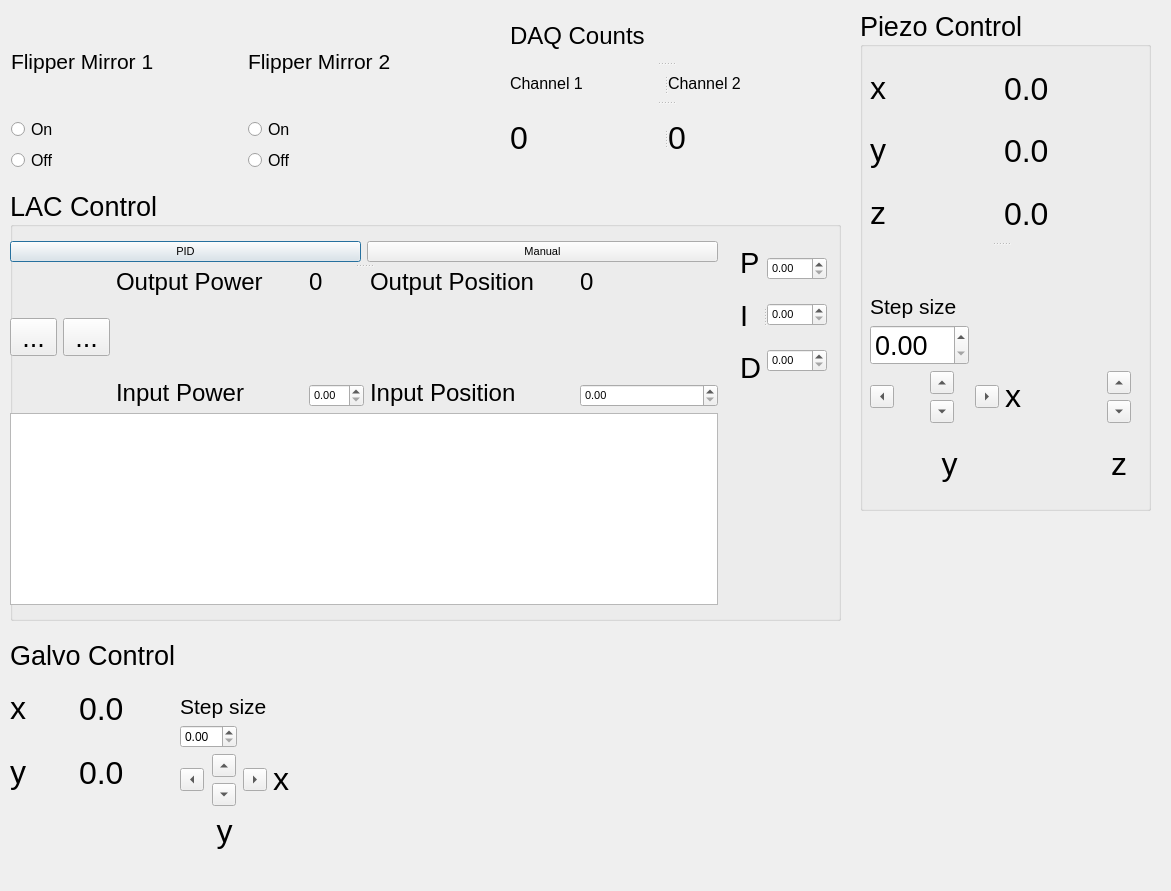
<?xml version="1.0" encoding="UTF-8"?>
<ui version="4.0">
 <class>Dialog</class>
 <widget class="QDialog" name="Dialog">
  <property name="geometry">
   <rect>
    <x>0</x>
    <y>0</y>
    <width>1171</width>
    <height>891</height>
   </rect>
  </property>
  <property name="windowTitle">
   <string>Dialog</string>
  </property>
  <widget class="QGroupBox" name="groupBox">
   <property name="geometry">
    <rect>
     <x>860</x>
     <y>10</y>
     <width>291</width>
     <height>501</height>
    </rect>
   </property>
   <property name="font">
    <font>
     <pointsize>20</pointsize>
    </font>
   </property>
   <property name="title">
    <string>Piezo Control</string>
   </property>
   <widget class="QSplitter" name="splitter_6">
    <property name="geometry">
     <rect>
      <x>10</x>
      <y>50</y>
      <width>261</width>
      <height>441</height>
     </rect>
    </property>
    <property name="orientation">
     <enum>Qt::Vertical</enum>
    </property>
    <widget class="QSplitter" name="splitter_5">
     <property name="orientation">
      <enum>Qt::Horizontal</enum>
     </property>
     <widget class="QSplitter" name="splitter">
      <property name="orientation">
       <enum>Qt::Vertical</enum>
      </property>
      <widget class="QWidget" name="layoutWidget">
       <layout class="QVBoxLayout" name="verticalLayout_12">
        <item>
         <layout class="QHBoxLayout" name="horizontalLayout_9">
          <item>
           <layout class="QVBoxLayout" name="verticalLayout_3">
            <item>
             <widget class="QLabel" name="xVal_2">
              <property name="font">
               <font>
                <pointsize>24</pointsize>
               </font>
              </property>
              <property name="text">
               <string>&lt;html&gt;&lt;head/&gt;&lt;body&gt;&lt;p&gt;x&lt;/p&gt;&lt;/body&gt;&lt;/html&gt;</string>
              </property>
             </widget>
            </item>
            <item>
             <widget class="QLabel" name="xVal_3">
              <property name="font">
               <font>
                <pointsize>24</pointsize>
               </font>
              </property>
              <property name="text">
               <string>&lt;html&gt;&lt;head/&gt;&lt;body&gt;&lt;p&gt;y&lt;/p&gt;&lt;/body&gt;&lt;/html&gt;</string>
              </property>
             </widget>
            </item>
            <item>
             <widget class="QLabel" name="xVal_4">
              <property name="font">
               <font>
                <pointsize>24</pointsize>
               </font>
              </property>
              <property name="text">
               <string>&lt;html&gt;&lt;head/&gt;&lt;body&gt;&lt;p&gt;z&lt;/p&gt;&lt;/body&gt;&lt;/html&gt;</string>
              </property>
             </widget>
            </item>
           </layout>
          </item>
          <item>
           <layout class="QVBoxLayout" name="verticalLayout_4">
            <item>
             <widget class="QLabel" name="xVal">
              <property name="font">
               <font>
                <pointsize>24</pointsize>
               </font>
              </property>
              <property name="text">
               <string>0.0</string>
              </property>
             </widget>
            </item>
            <item>
             <widget class="QLabel" name="yVal">
              <property name="font">
               <font>
                <pointsize>24</pointsize>
               </font>
              </property>
              <property name="text">
               <string>0.0</string>
              </property>
             </widget>
            </item>
            <item>
             <widget class="QLabel" name="zVal">
              <property name="font">
               <font>
                <pointsize>24</pointsize>
               </font>
              </property>
              <property name="text">
               <string>0.0</string>
              </property>
             </widget>
            </item>
           </layout>
          </item>
         </layout>
        </item>
       </layout>
      </widget>
     </widget>
    </widget>
    <widget class="QWidget" name="layoutWidget">
     <layout class="QGridLayout" name="gridLayout">
      <item row="4" column="1">
       <widget class="QLabel" name="xVal_5">
        <property name="font">
         <font>
          <pointsize>24</pointsize>
         </font>
        </property>
        <property name="text">
         <string>&lt;html&gt;&lt;head/&gt;&lt;body&gt;&lt;p&gt;y&lt;/p&gt;&lt;/body&gt;&lt;/html&gt;</string>
        </property>
        <property name="alignment">
         <set>Qt::AlignCenter</set>
        </property>
       </widget>
      </item>
      <item row="2" column="0" rowspan="2">
       <widget class="QToolButton" name="leftButton">
        <property name="text">
         <string>...</string>
        </property>
        <property name="toolButtonStyle">
         <enum>Qt::ToolButtonIconOnly</enum>
        </property>
        <property name="arrowType">
         <enum>Qt::LeftArrow</enum>
        </property>
       </widget>
      </item>
      <item row="1" column="0" colspan="2">
       <widget class="QDoubleSpinBox" name="StepSize"/>
      </item>
      <item row="0" column="0" colspan="4">
       <widget class="QLabel" name="label_10">
        <property name="font">
         <font>
          <pointsize>16</pointsize>
         </font>
        </property>
        <property name="text">
         <string>&lt;html&gt;&lt;head/&gt;&lt;body&gt;&lt;p&gt;Step size&lt;/p&gt;&lt;/body&gt;&lt;/html&gt;</string>
        </property>
        <property name="alignment">
         <set>Qt::AlignBottom|Qt::AlignLeading|Qt::AlignLeft</set>
        </property>
       </widget>
      </item>
      <item row="2" column="4">
       <widget class="QToolButton" name="zUpButton">
        <property name="text">
         <string>...</string>
        </property>
        <property name="toolButtonStyle">
         <enum>Qt::ToolButtonIconOnly</enum>
        </property>
        <property name="arrowType">
         <enum>Qt::UpArrow</enum>
        </property>
       </widget>
      </item>
      <item row="2" column="1">
       <widget class="QToolButton" name="upButton">
        <property name="text">
         <string>...</string>
        </property>
        <property name="toolButtonStyle">
         <enum>Qt::ToolButtonIconOnly</enum>
        </property>
        <property name="arrowType">
         <enum>Qt::UpArrow</enum>
        </property>
       </widget>
      </item>
      <item row="3" column="1">
       <widget class="QToolButton" name="downButton">
        <property name="text">
         <string>...</string>
        </property>
        <property name="toolButtonStyle">
         <enum>Qt::ToolButtonIconOnly</enum>
        </property>
        <property name="arrowType">
         <enum>Qt::DownArrow</enum>
        </property>
       </widget>
      </item>
      <item row="4" column="4">
       <widget class="QLabel" name="xVal_7">
        <property name="font">
         <font>
          <pointsize>24</pointsize>
         </font>
        </property>
        <property name="text">
         <string>&lt;html&gt;&lt;head/&gt;&lt;body&gt;&lt;p&gt;z&lt;/p&gt;&lt;/body&gt;&lt;/html&gt;</string>
        </property>
        <property name="alignment">
         <set>Qt::AlignCenter</set>
        </property>
       </widget>
      </item>
      <item row="2" column="3" rowspan="2">
       <widget class="QLabel" name="xVal_6">
        <property name="font">
         <font>
          <pointsize>24</pointsize>
         </font>
        </property>
        <property name="text">
         <string>&lt;html&gt;&lt;head/&gt;&lt;body&gt;&lt;p&gt;x&lt;/p&gt;&lt;/body&gt;&lt;/html&gt;</string>
        </property>
       </widget>
      </item>
      <item row="2" column="2" rowspan="2">
       <widget class="QToolButton" name="rightButton">
        <property name="text">
         <string>...</string>
        </property>
        <property name="toolButtonStyle">
         <enum>Qt::ToolButtonIconOnly</enum>
        </property>
        <property name="arrowType">
         <enum>Qt::RightArrow</enum>
        </property>
       </widget>
      </item>
      <item row="3" column="4">
       <widget class="QToolButton" name="zDownButton">
        <property name="text">
         <string>...</string>
        </property>
        <property name="toolButtonStyle">
         <enum>Qt::ToolButtonIconOnly</enum>
        </property>
        <property name="arrowType">
         <enum>Qt::DownArrow</enum>
        </property>
       </widget>
      </item>
     </layout>
    </widget>
   </widget>
  </widget>
  <widget class="QGroupBox" name="groupBox_2">
   <property name="geometry">
    <rect>
     <x>10</x>
     <y>190</y>
     <width>831</width>
     <height>431</height>
    </rect>
   </property>
   <property name="font">
    <font>
     <pointsize>20</pointsize>
    </font>
   </property>
   <property name="title">
    <string>LAC Control</string>
   </property>
   <widget class="QSplitter" name="splitter_3">
    <property name="geometry">
     <rect>
      <x>0</x>
      <y>50</y>
      <width>708</width>
      <height>365</height>
     </rect>
    </property>
    <property name="orientation">
     <enum>Qt::Vertical</enum>
    </property>
    <widget class="QSplitter" name="splitter_2">
     <property name="orientation">
      <enum>Qt::Vertical</enum>
     </property>
     <widget class="QWidget" name="layoutWidget">
      <layout class="QHBoxLayout" name="horizontalLayout_10">
       <item>
        <widget class="QPushButton" name="PIDbutton">
         <property name="font">
          <font>
           <pointsize>8</pointsize>
          </font>
         </property>
         <property name="text">
          <string>PID</string>
         </property>
        </widget>
       </item>
       <item>
        <widget class="QPushButton" name="manualButton">
         <property name="font">
          <font>
           <pointsize>8</pointsize>
          </font>
         </property>
         <property name="text">
          <string>Manual</string>
         </property>
        </widget>
       </item>
      </layout>
     </widget>
    </widget>
    <widget class="QWidget" name="layoutWidget">
     <layout class="QVBoxLayout" name="verticalLayout_7">
      <item>
       <layout class="QHBoxLayout" name="horizontalLayout_8">
        <item>
         <layout class="QHBoxLayout" name="horizontalLayout_4">
          <item>
           <layout class="QHBoxLayout" name="horizontalLayout_2">
            <item>
             <widget class="QToolButton" name="startButton">
              <property name="text">
               <string>...</string>
              </property>
              <property name="icon">
               <iconset>
                <normaloff>../../artwork/icons/qudiTheme/22x22/start-counter.png</normaloff>../../artwork/icons/qudiTheme/22x22/start-counter.png</iconset>
              </property>
             </widget>
            </item>
            <item>
             <widget class="QToolButton" name="stopButton">
              <property name="text">
               <string>...</string>
              </property>
              <property name="icon">
               <iconset>
                <normaloff>../../artwork/icons/qudiTheme/22x22/stop-counter.png</normaloff>../../artwork/icons/qudiTheme/22x22/stop-counter.png</iconset>
              </property>
             </widget>
            </item>
           </layout>
          </item>
          <item>
           <layout class="QHBoxLayout" name="horizontalLayout_3">
            <item>
             <layout class="QVBoxLayout" name="verticalLayout_5">
              <item>
               <widget class="QLabel" name="label_3">
                <property name="font">
                 <font>
                  <pointsize>18</pointsize>
                 </font>
                </property>
                <property name="text">
                 <string>Output Power</string>
                </property>
               </widget>
              </item>
              <item>
               <spacer name="verticalSpacer_3">
                <property name="orientation">
                 <enum>Qt::Vertical</enum>
                </property>
                <property name="sizeHint" stdset="0">
                 <size>
                  <width>20</width>
                  <height>40</height>
                 </size>
                </property>
               </spacer>
              </item>
              <item>
               <widget class="QLabel" name="label_4">
                <property name="font">
                 <font>
                  <pointsize>18</pointsize>
                 </font>
                </property>
                <property name="text">
                 <string>Input Power</string>
                </property>
               </widget>
              </item>
             </layout>
            </item>
            <item>
             <spacer name="horizontalSpacer_3">
              <property name="orientation">
               <enum>Qt::Horizontal</enum>
              </property>
              <property name="sizeType">
               <enum>QSizePolicy::Fixed</enum>
              </property>
              <property name="sizeHint" stdset="0">
               <size>
                <width>40</width>
                <height>20</height>
               </size>
              </property>
             </spacer>
            </item>
           </layout>
          </item>
          <item>
           <layout class="QVBoxLayout" name="verticalLayout_6">
            <item>
             <widget class="QLabel" name="powerOutput">
              <property name="font">
               <font>
                <pointsize>18</pointsize>
               </font>
              </property>
              <property name="text">
               <string>0</string>
              </property>
             </widget>
            </item>
            <item>
             <spacer name="verticalSpacer_4">
              <property name="orientation">
               <enum>Qt::Vertical</enum>
              </property>
              <property name="sizeHint" stdset="0">
               <size>
                <width>55</width>
                <height>13</height>
               </size>
              </property>
             </spacer>
            </item>
            <item>
             <widget class="QDoubleSpinBox" name="powerInput">
              <property name="font">
               <font>
                <pointsize>8</pointsize>
               </font>
              </property>
             </widget>
            </item>
           </layout>
          </item>
         </layout>
        </item>
        <item>
         <layout class="QHBoxLayout" name="horizontalLayout_5">
          <item>
           <layout class="QHBoxLayout" name="horizontalLayout_6">
            <item>
             <layout class="QVBoxLayout" name="verticalLayout_8">
              <item>
               <widget class="QLabel" name="label_5">
                <property name="font">
                 <font>
                  <pointsize>18</pointsize>
                 </font>
                </property>
                <property name="text">
                 <string>Output Position</string>
                </property>
               </widget>
              </item>
              <item>
               <spacer name="verticalSpacer_6">
                <property name="orientation">
                 <enum>Qt::Vertical</enum>
                </property>
                <property name="sizeHint" stdset="0">
                 <size>
                  <width>20</width>
                  <height>40</height>
                 </size>
                </property>
               </spacer>
              </item>
              <item>
               <widget class="QLabel" name="label_6">
                <property name="font">
                 <font>
                  <pointsize>18</pointsize>
                 </font>
                </property>
                <property name="text">
                 <string>Input Position</string>
                </property>
               </widget>
              </item>
             </layout>
            </item>
            <item>
             <spacer name="horizontalSpacer_4">
              <property name="orientation">
               <enum>Qt::Horizontal</enum>
              </property>
              <property name="sizeType">
               <enum>QSizePolicy::Fixed</enum>
              </property>
              <property name="sizeHint" stdset="0">
               <size>
                <width>40</width>
                <height>20</height>
               </size>
              </property>
             </spacer>
            </item>
            <item>
             <layout class="QVBoxLayout" name="verticalLayout_9">
              <item>
               <widget class="QLabel" name="posOutput">
                <property name="font">
                 <font>
                  <pointsize>18</pointsize>
                 </font>
                </property>
                <property name="text">
                 <string>0</string>
                </property>
               </widget>
              </item>
              <item>
               <spacer name="verticalSpacer_7">
                <property name="orientation">
                 <enum>Qt::Vertical</enum>
                </property>
                <property name="sizeHint" stdset="0">
                 <size>
                  <width>55</width>
                  <height>13</height>
                 </size>
                </property>
               </spacer>
              </item>
              <item>
               <widget class="QDoubleSpinBox" name="posInput">
                <property name="font">
                 <font>
                  <pointsize>8</pointsize>
                 </font>
                </property>
               </widget>
              </item>
             </layout>
            </item>
           </layout>
          </item>
         </layout>
        </item>
       </layout>
      </item>
      <item>
       <widget class="PlotWidget" name="positionTrace"/>
      </item>
     </layout>
    </widget>
   </widget>
   <widget class="QSplitter" name="splitter_4">
    <property name="geometry">
     <rect>
      <x>730</x>
      <y>50</y>
      <width>87</width>
      <height>151</height>
     </rect>
    </property>
    <property name="orientation">
     <enum>Qt::Horizontal</enum>
    </property>
    <widget class="QWidget" name="layoutWidget">
     <layout class="QVBoxLayout" name="verticalLayout_10">
      <item>
       <widget class="QLabel" name="label_7">
        <property name="font">
         <font>
          <pointsize>22</pointsize>
         </font>
        </property>
        <property name="text">
         <string>P</string>
        </property>
       </widget>
      </item>
      <item>
       <widget class="QLabel" name="label_8">
        <property name="font">
         <font>
          <pointsize>22</pointsize>
         </font>
        </property>
        <property name="text">
         <string>I</string>
        </property>
       </widget>
      </item>
      <item>
       <widget class="QLabel" name="label_9">
        <property name="font">
         <font>
          <pointsize>22</pointsize>
         </font>
        </property>
        <property name="text">
         <string>D</string>
        </property>
       </widget>
      </item>
     </layout>
    </widget>
    <widget class="QWidget" name="layoutWidget">
     <layout class="QVBoxLayout" name="verticalLayout_11">
      <item>
       <widget class="QDoubleSpinBox" name="k_P">
        <property name="font">
         <font>
          <pointsize>8</pointsize>
         </font>
        </property>
       </widget>
      </item>
      <item>
       <widget class="QDoubleSpinBox" name="k_I">
        <property name="font">
         <font>
          <pointsize>8</pointsize>
         </font>
        </property>
       </widget>
      </item>
      <item>
       <widget class="QDoubleSpinBox" name="k_D">
        <property name="font">
         <font>
          <pointsize>8</pointsize>
         </font>
        </property>
       </widget>
      </item>
     </layout>
    </widget>
   </widget>
  </widget>
  <widget class="QWidget" name="layoutWidget">
   <property name="geometry">
    <rect>
     <x>11</x>
     <y>11</y>
     <width>467</width>
     <height>162</height>
    </rect>
   </property>
   <layout class="QHBoxLayout" name="horizontalLayout">
    <item>
     <layout class="QVBoxLayout" name="verticalLayout_2">
      <item>
       <widget class="QLabel" name="label">
        <property name="font">
         <font>
          <pointsize>16</pointsize>
         </font>
        </property>
        <property name="text">
         <string>Flipper Mirror 1</string>
        </property>
       </widget>
      </item>
      <item>
       <widget class="QRadioButton" name="onButton_1">
        <property name="font">
         <font>
          <pointsize>12</pointsize>
         </font>
        </property>
        <property name="text">
         <string>On</string>
        </property>
       </widget>
      </item>
      <item>
       <widget class="QRadioButton" name="offButton_1">
        <property name="font">
         <font>
          <pointsize>12</pointsize>
         </font>
        </property>
        <property name="text">
         <string>Off</string>
        </property>
       </widget>
      </item>
     </layout>
    </item>
    <item>
     <spacer name="horizontalSpacer">
      <property name="orientation">
       <enum>Qt::Horizontal</enum>
      </property>
      <property name="sizeHint" stdset="0">
       <size>
        <width>40</width>
        <height>20</height>
       </size>
      </property>
     </spacer>
    </item>
    <item>
     <layout class="QVBoxLayout" name="verticalLayout">
      <item>
       <widget class="QLabel" name="label_2">
        <property name="font">
         <font>
          <pointsize>16</pointsize>
         </font>
        </property>
        <property name="text">
         <string>Flipper Mirror 2</string>
        </property>
       </widget>
      </item>
      <item>
       <widget class="QRadioButton" name="onButton_2">
        <property name="font">
         <font>
          <pointsize>12</pointsize>
         </font>
        </property>
        <property name="text">
         <string>On</string>
        </property>
       </widget>
      </item>
      <item>
       <widget class="QRadioButton" name="offButton_2">
        <property name="font">
         <font>
          <pointsize>12</pointsize>
         </font>
        </property>
        <property name="text">
         <string>Off</string>
        </property>
       </widget>
      </item>
     </layout>
    </item>
    <item>
     <spacer name="horizontalSpacer_2">
      <property name="orientation">
       <enum>Qt::Horizontal</enum>
      </property>
      <property name="sizeHint" stdset="0">
       <size>
        <width>40</width>
        <height>20</height>
       </size>
      </property>
     </spacer>
    </item>
   </layout>
  </widget>
  <widget class="QSplitter" name="splitter_9">
   <property name="geometry">
    <rect>
     <x>510</x>
     <y>10</y>
     <width>311</width>
     <height>161</height>
    </rect>
   </property>
   <property name="orientation">
    <enum>Qt::Vertical</enum>
   </property>
   <widget class="QLabel" name="label_11">
    <property name="font">
     <font>
      <pointsize>18</pointsize>
     </font>
    </property>
    <property name="text">
     <string>DAQ Counts</string>
    </property>
   </widget>
   <widget class="QSplitter" name="splitter_7">
    <property name="orientation">
     <enum>Qt::Horizontal</enum>
    </property>
    <widget class="QLabel" name="label_12">
     <property name="font">
      <font>
       <pointsize>12</pointsize>
      </font>
     </property>
     <property name="text">
      <string>Channel 1</string>
     </property>
    </widget>
    <widget class="QLabel" name="label_13">
     <property name="font">
      <font>
       <pointsize>12</pointsize>
      </font>
     </property>
     <property name="text">
      <string>Channel 2</string>
     </property>
    </widget>
   </widget>
   <widget class="QSplitter" name="splitter_8">
    <property name="orientation">
     <enum>Qt::Horizontal</enum>
    </property>
    <widget class="QLabel" name="daq_channel1">
     <property name="font">
      <font>
       <pointsize>24</pointsize>
      </font>
     </property>
     <property name="text">
      <string>0</string>
     </property>
    </widget>
    <widget class="QLabel" name="daq_channel2">
     <property name="font">
      <font>
       <pointsize>24</pointsize>
      </font>
     </property>
     <property name="text">
      <string>0</string>
     </property>
    </widget>
   </widget>
  </widget>
  <widget class="QLabel" name="label_14">
   <property name="geometry">
    <rect>
     <x>10</x>
     <y>640</y>
     <width>181</width>
     <height>31</height>
    </rect>
   </property>
   <property name="font">
    <font>
     <pointsize>20</pointsize>
    </font>
   </property>
   <property name="text">
    <string>Galvo Control</string>
   </property>
  </widget>
  <widget class="QWidget" name="layoutWidget_2">
   <property name="geometry">
    <rect>
     <x>180</x>
     <y>680</y>
     <width>166</width>
     <height>171</height>
    </rect>
   </property>
   <layout class="QGridLayout" name="gridLayout_2">
    <item row="2" column="1">
     <widget class="QToolButton" name="galvoUpButton">
      <property name="text">
       <string>...</string>
      </property>
      <property name="toolButtonStyle">
       <enum>Qt::ToolButtonIconOnly</enum>
      </property>
      <property name="arrowType">
       <enum>Qt::UpArrow</enum>
      </property>
     </widget>
    </item>
    <item row="4" column="1">
     <widget class="QLabel" name="xVal_8">
      <property name="font">
       <font>
        <pointsize>24</pointsize>
       </font>
      </property>
      <property name="text">
       <string>&lt;html&gt;&lt;head/&gt;&lt;body&gt;&lt;p&gt;y&lt;/p&gt;&lt;/body&gt;&lt;/html&gt;</string>
      </property>
      <property name="alignment">
       <set>Qt::AlignCenter</set>
      </property>
     </widget>
    </item>
    <item row="2" column="0" rowspan="2">
     <widget class="QToolButton" name="galvoLeftButton">
      <property name="text">
       <string>...</string>
      </property>
      <property name="toolButtonStyle">
       <enum>Qt::ToolButtonIconOnly</enum>
      </property>
      <property name="arrowType">
       <enum>Qt::LeftArrow</enum>
      </property>
     </widget>
    </item>
    <item row="1" column="0" colspan="2">
     <widget class="QDoubleSpinBox" name="GalvoStepSize"/>
    </item>
    <item row="3" column="1">
     <widget class="QToolButton" name="galvoDownButton">
      <property name="text">
       <string>...</string>
      </property>
      <property name="toolButtonStyle">
       <enum>Qt::ToolButtonIconOnly</enum>
      </property>
      <property name="arrowType">
       <enum>Qt::DownArrow</enum>
      </property>
     </widget>
    </item>
    <item row="2" column="2" rowspan="2">
     <widget class="QToolButton" name="galvoRightButton">
      <property name="text">
       <string>...</string>
      </property>
      <property name="toolButtonStyle">
       <enum>Qt::ToolButtonIconOnly</enum>
      </property>
      <property name="arrowType">
       <enum>Qt::RightArrow</enum>
      </property>
     </widget>
    </item>
    <item row="2" column="3" rowspan="2">
     <widget class="QLabel" name="xVal_10">
      <property name="font">
       <font>
        <pointsize>24</pointsize>
       </font>
      </property>
      <property name="text">
       <string>&lt;html&gt;&lt;head/&gt;&lt;body&gt;&lt;p&gt;x&lt;/p&gt;&lt;/body&gt;&lt;/html&gt;</string>
      </property>
     </widget>
    </item>
    <item row="0" column="0" colspan="3">
     <widget class="QLabel" name="label_15">
      <property name="font">
       <font>
        <pointsize>16</pointsize>
       </font>
      </property>
      <property name="text">
       <string>&lt;html&gt;&lt;head/&gt;&lt;body&gt;&lt;p&gt;Step size&lt;/p&gt;&lt;/body&gt;&lt;/html&gt;</string>
      </property>
      <property name="alignment">
       <set>Qt::AlignBottom|Qt::AlignLeading|Qt::AlignLeft</set>
      </property>
     </widget>
    </item>
   </layout>
  </widget>
  <widget class="QWidget" name="layoutWidget_3">
   <property name="geometry">
    <rect>
     <x>10</x>
     <y>680</y>
     <width>131</width>
     <height>121</height>
    </rect>
   </property>
   <layout class="QHBoxLayout" name="horizontalLayout_11">
    <item>
     <layout class="QVBoxLayout" name="verticalLayout_13">
      <item>
       <widget class="QLabel" name="xVal_11">
        <property name="font">
         <font>
          <pointsize>24</pointsize>
         </font>
        </property>
        <property name="text">
         <string>&lt;html&gt;&lt;head/&gt;&lt;body&gt;&lt;p&gt;x&lt;/p&gt;&lt;/body&gt;&lt;/html&gt;</string>
        </property>
       </widget>
      </item>
      <item>
       <widget class="QLabel" name="xVal_12">
        <property name="font">
         <font>
          <pointsize>24</pointsize>
         </font>
        </property>
        <property name="text">
         <string>&lt;html&gt;&lt;head/&gt;&lt;body&gt;&lt;p&gt;y&lt;/p&gt;&lt;/body&gt;&lt;/html&gt;</string>
        </property>
       </widget>
      </item>
     </layout>
    </item>
    <item>
     <layout class="QVBoxLayout" name="verticalLayout_14">
      <item>
       <widget class="QLabel" name="galvoXVal">
        <property name="font">
         <font>
          <pointsize>24</pointsize>
         </font>
        </property>
        <property name="text">
         <string>0.0</string>
        </property>
       </widget>
      </item>
      <item>
       <widget class="QLabel" name="galvoYVal">
        <property name="font">
         <font>
          <pointsize>24</pointsize>
         </font>
        </property>
        <property name="text">
         <string>0.0</string>
        </property>
       </widget>
      </item>
     </layout>
    </item>
   </layout>
  </widget>
 </widget>
 <customwidgets>
  <customwidget>
   <class>PlotWidget</class>
   <extends>QGraphicsView</extends>
   <header>pyqtgraph</header>
  </customwidget>
 </customwidgets>
 <resources/>
 <connections/>
</ui>
